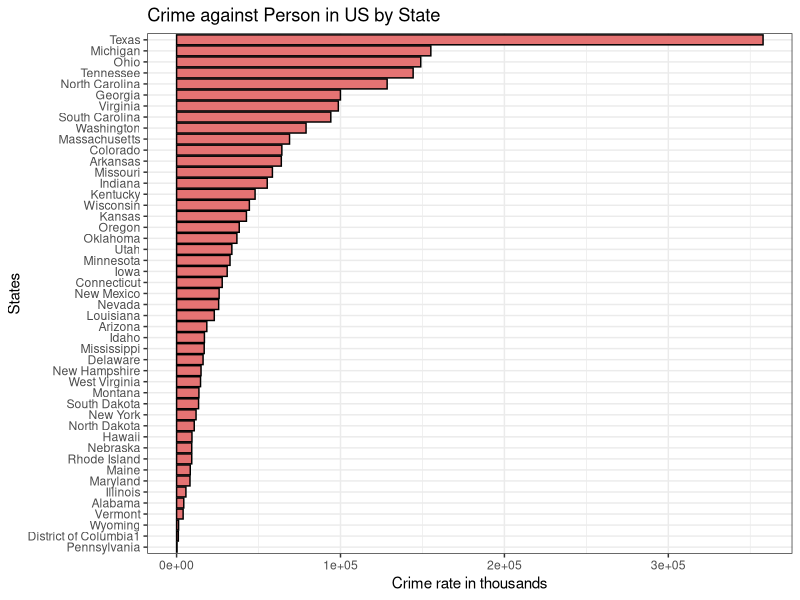
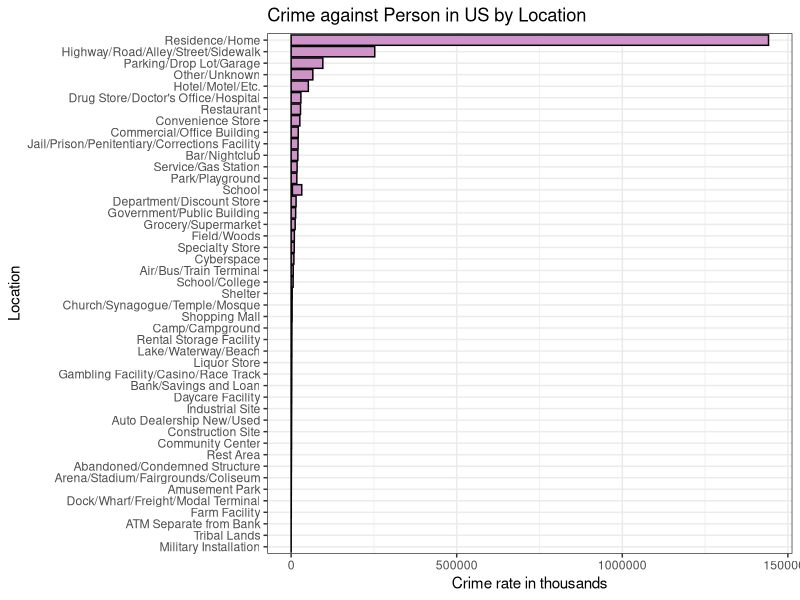
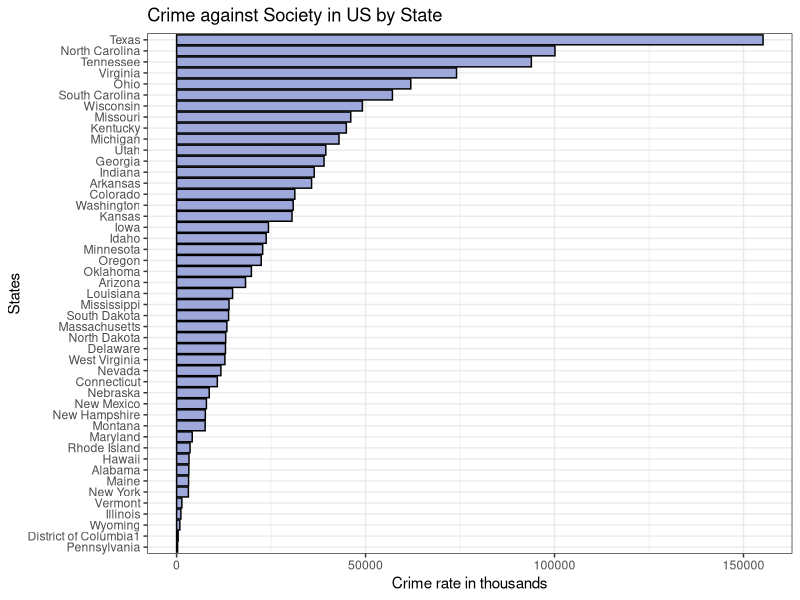
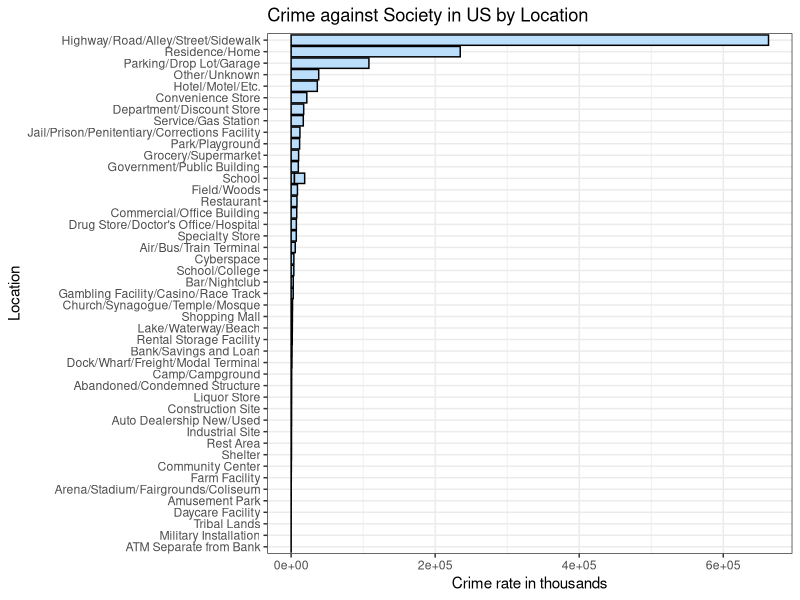
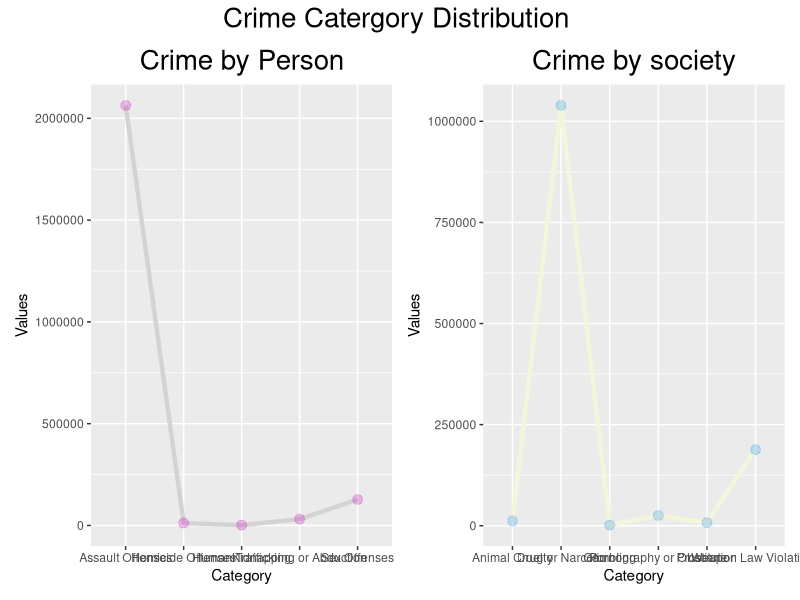
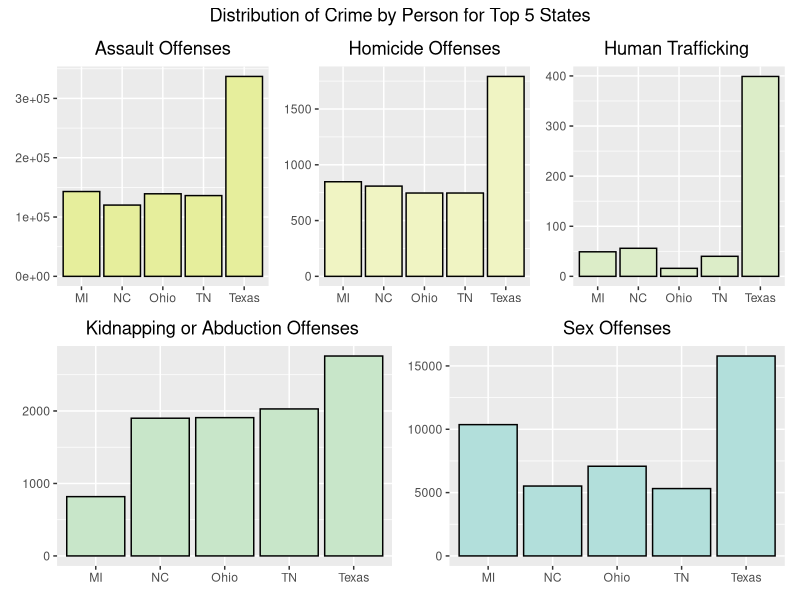
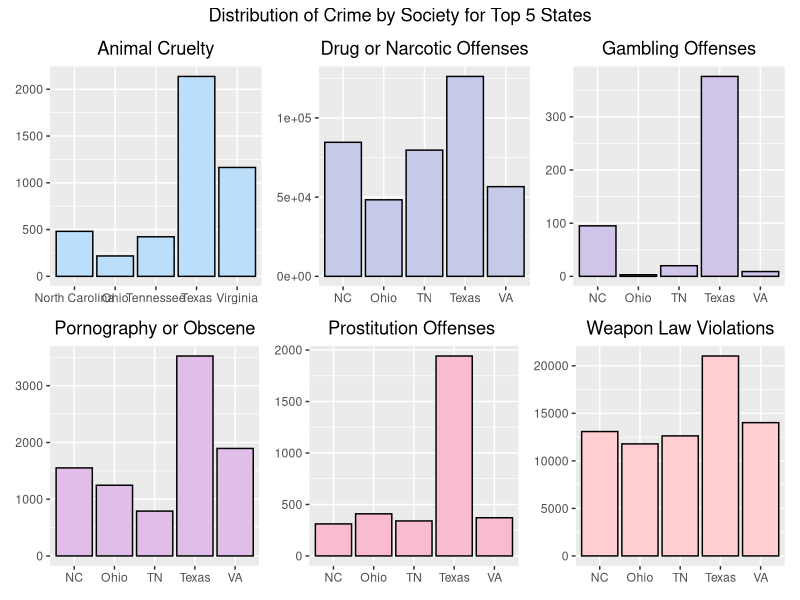
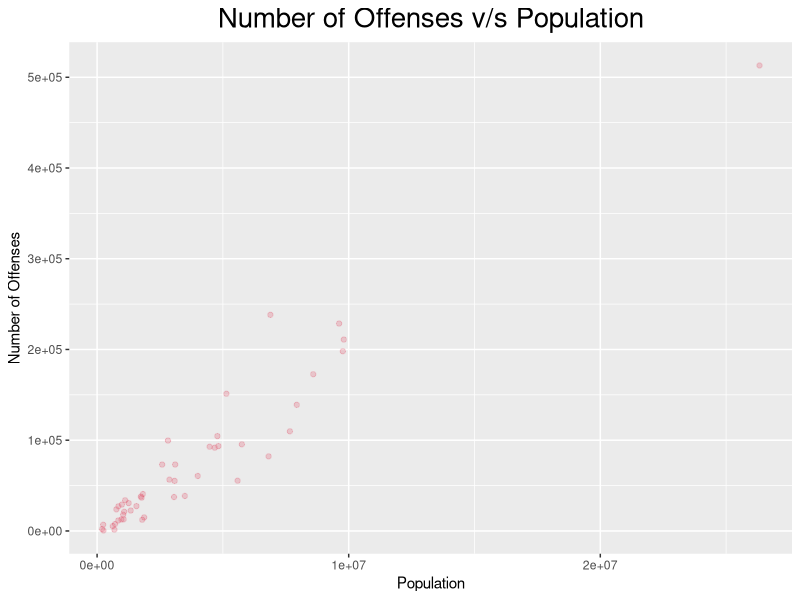

The R script that drew these images, in order:
## ---- chunk 1
library(tidyverse)
library(stats)
#Read in the dataset
crime_against_person_statewise_data = read_csv("Crimes_Against_Persons_Offenses_Offense_Category_by_State_2020.csv")
crime_against_person_locationwise_data = read_csv("Crimes_Against_Persons_Offenses_Offense_Category_by_Location_2020.csv")
crime_against_society_statewise_data = read_csv("Crimes_Against_Society_Offenses_Offense_Category_by_State_2020.csv")
crime_against_society_locationwise_data = read_csv("Crimes_Against_Society_Offenses_Offense_Category_by_Location_2020.csv")
## ---- chunk 2

#Column names
ColNames = colnames(crime_against_person_statewise_data)
#Number of rows and columns before cleaning
NumColumns = ncol(crime_against_person_statewise_data )
NumRows = nrow(crime_against_person_statewise_data)
##rename the columns
colnames(crime_against_person_statewise_data)[which(names(crime_against_person_statewise_data) == "Total\nOffenses")] = "Total_Offenses"
colnames(crime_against_person_statewise_data)[which(names(crime_against_person_statewise_data) == "Number\nof Participating\nAgencies")] = "Number_of_Participating_Agencies"
colnames(crime_against_person_statewise_data)[which(names(crime_against_person_statewise_data) == "Population\nCovered")] = "Population_Covered"
colnames(crime_against_person_statewise_data)[which(names(crime_against_person_statewise_data) == "Homicide\nOffenses")] = "Homicide_Offenses"
colnames(crime_against_person_statewise_data)[which(names(crime_against_person_statewise_data) == "Human\nTrafficking")] = "Human_Trafficking"
colnames(crime_against_person_statewise_data)[which(names(crime_against_person_statewise_data) == "Kidnapping/\nAbduction")] = "Kidnapping_or_Abduction"
colnames(crime_against_person_statewise_data)[which(names(crime_against_person_statewise_data) == "Sex\nOffenses")] = "Sex_Offenses"
colnames(crime_against_person_statewise_data)[which(names(crime_against_person_statewise_data) == "Assault\nOffenses")] = "Assault_Offenses"
##check if there are Nan values
anyNA(crime_against_person_statewise_data)
#find any dupliactes in  the data
sum_of_duplicates=sum(duplicated(crime_against_person_statewise_data));sum_of_duplicates
# type of data
str(crime_against_person_statewise_data)
#summary statistics of the clean data
lapply(crime_against_person_statewise_data,summary) 


## ---- chunk 3

#Column names
ColNames = colnames(crime_against_person_locationwise_data)
#Number of rows and columns before cleaning
NumColumns = ncol(crime_against_person_locationwise_data )
NumRows = nrow(crime_against_person_locationwise_data )
##rename the columns 
colnames(crime_against_person_locationwise_data)[which(names(crime_against_person_locationwise_data) == "Total\nOffenses")] = "Total_Offenses"
colnames(crime_against_person_locationwise_data)[which(names(crime_against_person_locationwise_data) == "Assault\nOffenses")] = "Assault_Offenses"
colnames(crime_against_person_locationwise_data)[which(names(crime_against_person_locationwise_data) == "Homicide\nOffenses")] = "Homicide_Offenses"
colnames(crime_against_person_locationwise_data)[which(names(crime_against_person_locationwise_data) == "Human\nTrafficking")] = "Human_Trafficking"
colnames(crime_against_person_locationwise_data)[which(names(crime_against_person_locationwise_data) == "Kidnapping/\nAbduction")] = "Kidnapping_or_Abduction"
colnames(crime_against_person_locationwise_data)[which(names(crime_against_person_locationwise_data) == "Sex\nOffenses")] = "Sex_Offenses"

##check if there are Nan values
anyNA(crime_against_person_locationwise_data)
#find any dupliactes in  the data
sum_of_duplicates=sum(duplicated(crime_against_person_locationwise_data));sum_of_duplicates
# type of data
str(crime_against_person_locationwise_data)
#summary statistics of the clean data
lapply(crime_against_person_locationwise_data,summary) 

## ---- chunk 4

#Column names
ColNames = colnames(crime_against_society_statewise_data)
#Number of rows and columns before cleaning
NumColumns = ncol(crime_against_society_statewise_data )
NumRows = nrow(crime_against_society_statewise_data )
##rename the columns
colnames(crime_against_society_statewise_data)[which(names(crime_against_society_statewise_data) =="Number of\nParticipating\nAgencies")] = "Number_of_Participating_Agencies"
colnames(crime_against_society_statewise_data)[which(names(crime_against_society_statewise_data) == "Population\nCovered")] = "Population_Covered"
colnames(crime_against_society_statewise_data)[which(names(crime_against_society_statewise_data) == "Total\nOffenses")] = "Total_Offenses"
colnames(crime_against_society_statewise_data)[which(names(crime_against_society_statewise_data) == "Animal\nCruelty")] = "Animal_Cruelty"
colnames(crime_against_society_statewise_data)[which(names(crime_against_society_statewise_data) == "Drug/\nNarcotic\nOffenses")] = "Drug_or_Narcotic_Offenses"
colnames(crime_against_society_statewise_data)[which(names(crime_against_society_statewise_data) == "Gambling\nOffenses")] = "Gambling_Offenses"
colnames(crime_against_society_statewise_data)[which(names(crime_against_society_statewise_data) == "Pornography/\nObscene\nMaterial")] = "Pornography_or_Obscene_Material"
colnames(crime_against_society_statewise_data)[which(names(crime_against_society_statewise_data) == "Prostitution\nOffenses")] = "Prostitution_Offenses"
colnames(crime_against_society_statewise_data)[which(names(crime_against_society_statewise_data) == "Weapon\nLaw\nViolations")] = "Weapon_Law_Violations"
##check if there are Nan values
anyNA(crime_against_society_statewise_data)
#find any dupliactes in  the data
sum_of_duplicates=sum(duplicated(crime_against_society_statewise_data));sum_of_duplicates
# type of data
str(crime_against_society_statewise_data)
#summary statistics of the clean data
lapply(crime_against_society_statewise_data,summary) 

## ---- chunk 5

#Column names
ColNames = colnames(crime_against_society_locationwise_data)
#Number of rows and columns before cleaning
NumColumns = ncol(crime_against_society_locationwise_data )
NumRows = nrow(crime_against_society_locationwise_data )
##rename the columns
colnames(crime_against_society_locationwise_data)[which(names(crime_against_society_locationwise_data) == "Total\nOffenses")] = "Total_Offenses"
colnames(crime_against_society_locationwise_data)[which(names(crime_against_society_locationwise_data) == "Animal\nCruelty")] = "Animal_Cruelty"
colnames(crime_against_society_locationwise_data)[which(names(crime_against_society_locationwise_data) == "Drug/\nNarcotic\nOffenses")] = "Drug_or_Narcotic_Offenses"
colnames(crime_against_society_locationwise_data)[which(names(crime_against_society_locationwise_data) == "Gambling\nOffenses")] = "Gambling_Offenses"
colnames(crime_against_society_locationwise_data)[which(names(crime_against_society_locationwise_data) == "Pornography/\nObscene\nMaterial")] = "Pornography_or_Obscene_Material"
colnames(crime_against_society_locationwise_data)[which(names(crime_against_society_locationwise_data) == "Prostitution\nOffenses")] = "Prostitution_Offenses"
colnames(crime_against_society_locationwise_data)[which(names(crime_against_society_locationwise_data) == "Weapon\nLaw\nViolations")] = "Weapon_Law_Violations"
##check if there are Nan values
anyNA(crime_against_society_locationwise_data)
#find any dupliactes in  the data
sum_of_duplicates=sum(duplicated(crime_against_society_locationwise_data));sum_of_duplicates
# type of data
str(crime_against_society_locationwise_data)
#summary statistics of the clean data
lapply(crime_against_society_locationwise_data,summary)

## ---- chunk 6
#Visualizations
library(ggplot2)
library(stringr)


##State-wise crime against person 

total_crime_statewise = data.frame(crime_against_person_statewise_data$State, crime_against_person_statewise_data$Total_Offenses)
filter_total_crime_statewise=total_crime_statewise[2: 48 , ]; filter_total_crime_statewise
filter_total_crime_statewise %>%
  mutate(crime_against_person_statewise_data.State = str_remove(crime_against_person_statewise_data.State, "-.*$")) %>%
  mutate(crime_against_person_statewise_data.State = str_remove(crime_against_person_statewise_data.State, ",.*$")) %>% 
  ggplot(aes(y = reorder(crime_against_person_statewise_data.State, crime_against_person_statewise_data.Total_Offenses), x = crime_against_person_statewise_data.Total_Offenses)) +
  geom_col(stat="identity",color="black", fill="#E57373")+
  ggtitle("Crime against Person in US by State")+
  xlab("Crime rate in thousands")+
  ylab("States")+
  theme_bw()

## ---- chunk 7
##Crime against person location-wise

total_crime_locationwise = data.frame(crime_against_person_locationwise_data$Location, crime_against_person_locationwise_data$Total_Offenses)
filter_total_crime_locationwise=total_crime_locationwise[2: 47 , ]; filter_total_crime_locationwise
#options(repr.plot.width = 50, repr.plot.height = 100)
filter_total_crime_locationwise %>%
  mutate(crime_against_person_locationwise_data.Location = str_remove(crime_against_person_locationwise_data.Location, "-.*$")) %>%
  mutate(crime_against_person_locationwise_data.Location = str_remove(crime_against_person_locationwise_data.Location, ",.*$")) %>% 
  ggplot(aes(y = reorder(crime_against_person_locationwise_data.Location, crime_against_person_locationwise_data.Total_Offenses), x = crime_against_person_locationwise_data.Total_Offenses)) +
  geom_col(stat="identity", color="black", fill="#CE93C8")+
  ggtitle("Crime against Person in US by Location")+
  xlab("Crime rate in thousands")+
  ylab("Location")+
  theme_bw()


## ---- chunk 8
##Crime against society state-wise
total_crime_society_statewise = data.frame(crime_against_society_statewise_data$State, crime_against_society_statewise_data$Total_Offenses)
filter_total_crime_society_statewise=total_crime_society_statewise[2: 48 , ]; filter_total_crime_society_statewise
filter_total_crime_society_statewise %>%
  mutate(crime_against_society_statewise_data.State = str_remove(crime_against_society_statewise_data.State, "-.*$")) %>%
  mutate(crime_against_society_statewise_data.State = str_remove(crime_against_society_statewise_data.State, ",.*$")) %>% 
  ggplot(aes(y = reorder(crime_against_society_statewise_data.State, crime_against_society_statewise_data.Total_Offenses), x = crime_against_society_statewise_data.Total_Offenses)) +
  geom_col(stat="identity",color="black", fill="#9FA8DA")+
  ggtitle("Crime against Society in US by State")+
  xlab("Crime rate in thousands")+
  ylab("States")+
  theme_bw()




## ---- chunk 9
##Crime against society location-wise

total_crime_society_locationwise = data.frame(crime_against_society_locationwise_data$Location, crime_against_society_locationwise_data$Total_Offenses)
filter_total_crime_society_locationwise=total_crime_society_locationwise[2: 47 , ]; filter_total_crime_society_locationwise
#options(repr.plot.width = 50, repr.plot.height = 100)
filter_total_crime_society_locationwise %>%
  mutate(crime_against_society_locationwise_data.Location = str_remove(crime_against_society_locationwise_data.Location, "-.*$")) %>%
  mutate(crime_against_society_locationwise_data.Location = str_remove(crime_against_society_locationwise_data.Location, ",.*$")) %>% 
  ggplot(aes(y = reorder(crime_against_society_locationwise_data.Location, crime_against_society_locationwise_data.Total_Offenses), x = crime_against_society_locationwise_data.Total_Offenses)) +
  geom_col(stat="identity",color="black", fill="#BBDEFB")+
  ggtitle("Crime against Society in US by Location")+
  xlab("Crime rate in thousands")+
  ylab("Location")+
  theme_bw()






## ---- chunk 10
library(ggplot2)

##Total Count of Crime by person 
crime_person_by_catergory_data= data.frame(crime_against_person_statewise_data$Assault_Offenses, crime_against_person_statewise_data$Homicide_Offenses,crime_against_person_statewise_data$Human_Trafficking,crime_against_person_statewise_data$Kidnapping_or_Abduction, crime_against_person_statewise_data$Sex_Offenses)
filter_crime_person_by_catergory=crime_person_by_catergory_data[1 ,1:5 ]
filter_crime_person_by_catergory = as.data.frame(t(filter_crime_person_by_catergory))
str(filter_crime_person_by_catergory)
colnames(filter_crime_person_by_catergory) = c("Values")
Category = c("Assault_Offenses","Homicide_Offenses", "Human_Trafficking", "Kidnapping_or_Abduction", "Sex_Offenses")
Values = filter_crime_person_by_catergory$Values
crime_person_by_catergory  = data.frame(Category,Values); crime_person_by_catergory



##Total Count of Crime by society 
crime_society_by_catergory_data = data.frame(crime_against_society_statewise_data$Animal_Cruelty, crime_against_society_statewise_data$Drug_or_Narcotic_Offenses,crime_against_society_statewise_data$Gambling_Offenses,crime_against_society_statewise_data$Pornography_or_Obscene_Material, crime_against_society_statewise_data$Prostitution_Offenses, crime_against_society_statewise_data$Weapon_Law_Violations)
filter_crime_society_by_catergory=crime_society_by_catergory_data[1 ,1:6 ]
filter_crime_society_by_catergory = as.data.frame(t(filter_crime_society_by_catergory))
str(filter_crime_society_by_catergory)
colnames(filter_crime_society_by_catergory) = c("Values")
Category = c("Animal_Cruelty","Drug_or_Narcotic_Offenses", "Gambling_Offenses", "Pornography_or_Obscene_Material", "Prostitution_Offenses","Weapon_Law_Violations")
Values = filter_crime_society_by_catergory$Values

crime_society_by_catergory  = data.frame(Category,Values); crime_society_by_catergory



##line graph for Count of Crime by person 
a=ggplot(crime_person_by_catergory,aes(x=Category, y= Values, group = 1))+
  geom_line(size = 1.5, 
            color = "lightgrey")+
      geom_point(size = 3, 
             alpha = 1/4, color= 62)+
  scale_x_discrete(labels=c("Assault Offenses","Homicide Offenses", "Human Trafficking", "Kidnapping or Abduction", "Sex Offenses"))+
  ggtitle("Crime by Person")


##line graph  for Count of Crime by Society
b=ggplot(crime_society_by_catergory,aes(x=Category, y= Values, group = 1))+
    geom_line(size = 1.5, 
            color = "beige")+
  geom_point(size = 3, 
             alpha = 1/4, color= 140)+
  scale_x_discrete(labels=c("Animal Cruelty","Drug or Narcotic", "Gambling", "Pornography or Obscene","Prostitution","Weapon Law Violations"))+
  ggtitle("Crime by society")

library("patchwork")
all = (a+b) +
  plot_annotation(title="Crime Catergory Distribution ")&theme(plot.title = element_text(size =20, hjust = 0.5))
all

## ---- chunk 11
library("patchwork")
##Top 5 states v/s offenses against person

top_5_states_person=crime_against_person_statewise_data[order(crime_against_person_statewise_data$Total_Offenses, decreasing = TRUE),]
top_5_states_person=top_5_states_person[2:6,]
drop = c("Number_of_Participating_Agencies","Population_Covered","Total_Offenses")
top_5_states_person = top_5_states_person[,!(names(top_5_states_person) %in% drop)]
top_5_states_person
a=ggplot(top_5_states_person, 
       aes(x=top_5_states_person$State,
           y= top_5_states_person$Assault_Offenses))+
  geom_bar(stat="identity", color="black", fill="#E6EE9C")+
  scale_x_discrete(labels=c("MI", "NC", "Ohio","TN","Texas"))+
  ggtitle("Assault Offenses")+xlab(NULL)+ylab(NULL)
b=ggplot(top_5_states_person, 
       aes(x=top_5_states_person$State,
           y= top_5_states_person$Homicide_Offenses))+
  geom_bar(stat="identity",color="black",fill="#F0F4C3")+
  scale_x_discrete(labels=c("MI", "NC", "Ohio","TN","Texas"))+
  ggtitle("Homicide Offenses")+xlab(NULL)+ylab(NULL)
c= ggplot(top_5_states_person, 
       aes(x=top_5_states_person$State,
           y= top_5_states_person$Human_Trafficking))+
  geom_bar(stat="identity",color="black", fill="#DCEDC8")+
  scale_x_discrete(labels=c("MI", "NC", "Ohio","TN","Texas"))+
  ggtitle("Human Trafficking ")+xlab(NULL)+ylab(NULL)
d=ggplot(top_5_states_person, 
       aes(x=top_5_states_person$State,
           y= top_5_states_person$Kidnapping_or_Abduction))+
  geom_bar(stat="identity",color="black", fill="#C8E6C9")+
  scale_x_discrete(labels=c("MI", "NC", "Ohio","TN","Texas"))+
  ggtitle("Kidnapping or Abduction Offenses ")+xlab(NULL)+ylab(NULL)
e=ggplot(top_5_states_person, 
       aes(x=top_5_states_person$State,
           y= top_5_states_person$Sex_Offenses))+
  geom_bar(stat="identity", color="black", fill="#B2DFDB")+
  scale_x_discrete(labels=c("MI", "NC", "Ohio","TN","Texas"))+
  ggtitle("Sex Offenses")+xlab(NULL)+ylab(NULL)

all = (a+b+c)/(d+e) +
  plot_annotation(title="Distribution of Crime by Person for Top 5 States")&theme(plot.title = element_text(hjust = 0.5))
all

##Top 5 states v/s offenses against society 

top_5_states_society=crime_against_society_statewise_data[order(crime_against_society_statewise_data$Total_Offenses, decreasing = TRUE),]
top_5_states_society=top_5_states_society[2:6,]
drop = c("Number_of_Participating_Agencies","Population_Covered","Total_Offenses")
top_5_states_society = top_5_states_society[,!(names(top_5_states_society) %in% drop)]
top_5_states_society
a=ggplot(top_5_states_society, 
       aes(x=top_5_states_society$State,
           y= top_5_states_society$Animal_Cruelty))+
  geom_bar(stat="identity",color="black", fill="#BBDEFB")+
  ggtitle("Animal Cruelty")+xlab(NULL)+ylab(NULL)
b=ggplot(top_5_states_society, 
       aes(x=top_5_states_society$State,
           y= top_5_states_society$Drug_or_Narcotic_Offenses))+
  geom_bar(stat="identity",color="black", fill="#C5CAE9")+
  scale_x_discrete(labels=c("NC","Ohio","TN","Texas","VA"))+
  ggtitle("Drug or Narcotic Offenses")+xlab(NULL)+ylab(NULL)
c=ggplot(top_5_states_society, 
       aes(x=top_5_states_society$State,
           y= top_5_states_society$Gambling_Offenses))+
  geom_bar(stat="identity", color="black", fill="#D1C4E9")+
  scale_x_discrete(labels=c("NC","Ohio","TN","Texas","VA"))+
  ggtitle("Gambling Offenses")+xlab(NULL)+ylab(NULL)
d= ggplot(top_5_states_society, 
       aes(x=top_5_states_society$State,
           y= top_5_states_society$Pornography_or_Obscene_Material))+
  geom_bar(stat="identity",color="black", fill="#E1BEE7")+
  scale_x_discrete(labels=c("NC","Ohio","TN","Texas","VA"))+
  ggtitle("Pornography or Obscene")+xlab(NULL)+ylab(NULL)
e=ggplot(top_5_states_society, 
       aes(x=top_5_states_society$State,
           y= top_5_states_society$Prostitution_Offenses))+
  geom_bar(stat="identity",color="black", fill="#F8BBD0")+
    scale_x_discrete(labels=c("NC","Ohio","TN","Texas","VA"))+
  ggtitle("Prostitution Offenses ")+xlab(NULL)+ylab(NULL)
f=ggplot(top_5_states_society, 
       aes(x=top_5_states_society$State,
           y= top_5_states_society$Weapon_Law_Violations))+
  geom_bar(stat="identity",color="black", fill="#FFCDD2")+
  scale_x_discrete(labels=c("NC","Ohio","TN","Texas","VA"))+
  ggtitle("Weapon Law Violations")+xlab(NULL)+ylab(NULL)

all = (a+b+c)/(d+e+f) +
  plot_annotation(title="Distribution of Crime by Society for Top 5 States")&theme(plot.title = element_text(hjust = 0.5))
all



## ---- chunk 12
##Crime against Society annd person v/s the population covered
Population_covered = crime_against_person_statewise_data$Population_Covered
State = crime_against_person_statewise_data$State
person = crime_against_person_statewise_data$Total_Offenses
society = crime_against_society_statewise_data$Total_Offenses 
data = data.frame( State, Population_covered,person, society)
data$total_offense =rowSums(data[,c(3,4)])
data= data[2:48,];data

ggplot(data, aes(x=Population_covered,y=total_offense))+
  geom_point(alpha = 1/4, color = 66)+
  ggtitle("Number of Offenses v/s Population")+
  theme(plot.title = element_text(size = 20, hjust = 0.5))+
  labs(x="Population", y="Number of Offenses")+
  theme(legend.position=c(0,1),legend.justification=c(0,1))

  

## ---- chunk 13
##export data to csv
write_csv(crime_against_person_statewise_data,"../pages/cleaned_crime_against_person_statewise_data_r.csv")
write_csv(crime_against_person_locationwise_data,"../pages/cleaned_crime_against_person_locationwise_data_r.csv")
write_csv(crime_against_society_statewise_data,"../pages/cleaned_crime_against_society_statewise_data_r.csv")
write_csv(crime_against_society_locationwise_data,"../pages/cleaned_crime_against_society_locationwisewise_data_r.csv")

